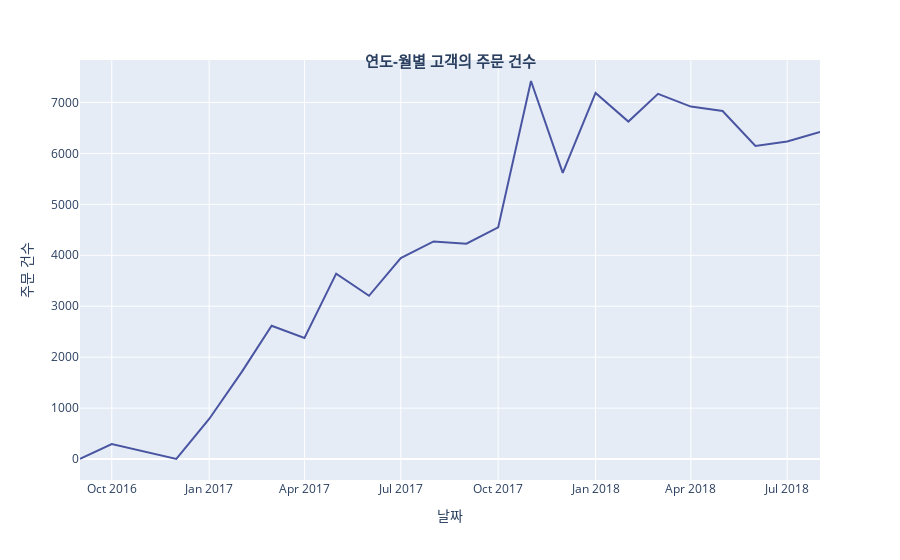

The notebook cell saved with this chart:
### Markdown cell above
### 연도-월별 고객의 주문 건수

### Code cell
a = order_uniqueid.groupby(pd.to_datetime(order_uniqueid['order_purchase_timestamp']).dt.strftime('%Y-%m'))['customer_unique_id'].size().reset_index()

# 첫 번째 그래프 추가 (라인 플롯)
fig = px.line(
        x=a['order_purchase_timestamp'],
        y=a['customer_unique_id'],
    )

# 라인 스타일과 색상 설정
fig.update_traces(
    line=dict(color='#4A55A2', dash='solid'),  # 선 스타일과 색상 설정
    marker=dict(color='#4A55A2'),  # 마커 색상 설정
)

# 레이아웃 설정
fig.update_layout(
    {
        "title" : {
            "text" : "<b>연도-월별 고객의 주문 건수</b>",
            "x" : 0.5,
            "y" : 0.9,
            "font" : {"size":15}
        }
    },  # 전체 그래프의 제목
    xaxis=dict(title='날짜'),  # x축 레이블 설정
    yaxis=dict(title='주문 건수'),
    legend=dict()
)

fig.show()
#plot(fig, filename = '연도-월별 고객의 주문 건수', auto_open=True)

### Figure 1 — Plotly figure (JSON) as saved in the notebook; plotly's stock layout.template omitted (floating-point values rounded to 4 significant figures)
{"data": [{"hovertemplate": "x=%{x}<br>y=%{y}<extra></extra>", "legendgroup": "", "line": {"color": "#4A55A2", "dash": "solid"}, "marker": {"color": "#4A55A2", "symbol": "circle"}, "mode": "lines", "name": "", "orientation": "v", "showlegend": false, "type": "scatter", "x": ["2016-09", "2016-10", "2016-12", "2017-01", "2017-02", "2017-03", "2017-04", "2017-05", "2017-06", "2017-07", "2017-08", "2017-09", "2017-10", "2017-11", "2017-12", "2018-01", "2018-02", "2018-03", "2018-04", "2018-05", "2018-06", "2018-07", "2018-08"], "xaxis": "x", "y": [2, 293, 1, 787, 1717, 2617, 2376, 3640, 3205, 3946, 4272, 4227, 4547, 7421, 5618, 7187, 6624, 7168, 6919, 6833, 6145, 6233, 6421], "yaxis": "y"}], "layout": {"legend": {"tracegroupgap": 0}, "margin": {"t": 60}, "title": {"font": {"size": 15}, "text": "<b>연도-월별 고객의 주문 건수</b>", "x": 0.5, "y": 0.9}, "xaxis": {"anchor": "y", "domain": [0, 1], "title": {"text": "날짜"}}, "yaxis": {"anchor": "x", "domain": [0, 1], "title": {"text": "주문 건수"}}}}
